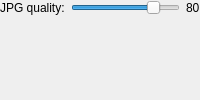
              <widget class="QWidget" name="jpg">
               <attribute name="title">
                <string>JPG</string>
               </attribute>
               <layout class="QVBoxLayout" name="verticalLayout_11">
                <property name="leftMargin">
                 <number>0</number>
                </property>
                <property name="topMargin">
                 <number>0</number>
                </property>
                <property name="rightMargin">
                 <number>0</number>
                </property>
                <property name="bottomMargin">
                 <number>0</number>
                </property>
                <item>
                 <layout class="QHBoxLayout" name="horizontalLayout_16">
                  <item>
                   <widget class="QLabel" name="jpgQualityLabel">
                    <property name="text">
                     <string>JPG quality:</string>
                    </property>
                   </widget>
                  </item>
                  <item>
                   <widget class="QSlider" name="jpgQualitySlider">
                    <property name="toolTip">
                     <string>&lt;html&gt;&lt;head/&gt;&lt;body&gt;&lt;p&gt;&lt;span style=&quot; font-size:18pt; font-weight:600;&quot;&gt;PNG Optimization level&lt;/span&gt;&lt;/p&gt;&lt;p&gt;Sets the optimization value for the losless png optimizer. A value of 2 is most of the time sufficent.&lt;p&gt;1 = least possible optimization&lt;/p&gt;&lt;p&gt;2-7 apply better optimization(higher values take longer)&lt;/p&gt;&lt;/body&gt;&lt;/html&gt;</string>
                    </property>
                    <property name="minimum">
                     <number>0</number>
                    </property>
                    <property name="maximum">
                     <number>100</number>
                    </property>
                    <property name="singleStep">
                     <number>10</number>
                    </property>
                    <property name="pageStep">
                     <number>1</number>
                    </property>
                    <property name="value">
                     <number>80</number>
                    </property>
                    <property name="orientation">
                     <enum>Qt::Horizontal</enum>
                    </property>
                   </widget>
                  </item>
                  <item>
                   <widget class="QLabel" name="jpgQualityText">
                    <property name="text">
                     <string>80</string>
                    </property>
                   </widget>
                  </item>
                 </layout>
                </item>
                <item>
                 <spacer name="verticalSpacer_3">
                  <property name="orientation">
                   <enum>Qt::Vertical</enum>
                  </property>
                  <property name="sizeHint" stdset="0">
                   <size>
                    <width>20</width>
                    <height>40</height>
                   </size>
                  </property>
                 </spacer>
                </item>
               </layout>
              </widget>
